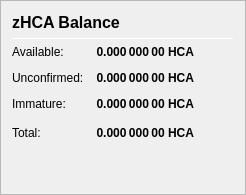
                   <widget class="QFrame" name="frame_ZerocoinBalances">
                    <property name="frameShape">
                     <enum>QFrame::StyledPanel</enum>
                    </property>
                    <property name="frameShadow">
                     <enum>QFrame::Raised</enum>
                    </property>
                    <layout class="QVBoxLayout" name="verticalLayout_7">
                     <item>
                      <layout class="QHBoxLayout" name="horizontalLayout_8" stretch="0,0,0">
                       <item>
                        <widget class="QLabel" name="label_5z_3">
                         <property name="minimumSize">
                          <size>
                           <width>0</width>
                           <height>20</height>
                          </size>
                         </property>
                         <property name="font">
                          <font>
                           <pointsize>12</pointsize>
                           <weight>75</weight>
                           <bold>true</bold>
                          </font>
                         </property>
                         <property name="text">
                          <string>zHCA Balance</string>
                         </property>
                        </widget>
                       </item>
                       <item>
                        <spacer name="horizontalSpacer_11">
                         <property name="orientation">
                          <enum>Qt::Horizontal</enum>
                         </property>
                         <property name="sizeHint" stdset="0">
                          <size>
                           <width>40</width>
                           <height>20</height>
                          </size>
                         </property>
                        </spacer>
                       </item>
                      </layout>
                     </item>
                     <item>
                      <widget class="Line" name="line_ZerocoinBalance">
                       <property name="minimumSize">
                        <size>
                         <width>0</width>
                         <height>1</height>
                        </size>
                       </property>
                       <property name="maximumSize">
                        <size>
                         <width>16777215</width>
                         <height>1</height>
                        </size>
                       </property>
                       <property name="orientation">
                        <enum>Qt::Horizontal</enum>
                       </property>
                      </widget>
                     </item>
                     <item>
                      <layout class="QGridLayout" name="gridLayout_5">
                       <property name="spacing">
                        <number>12</number>
                       </property>
                       <item row="1" column="0">
                        <widget class="QLabel" name="labelzBalanceMatureText">
                         <property name="toolTip">
                          <string>Mature: more than 20 confirmation and more than 1 mint of the same denomination after it was minted.
These zHCA are spendable.</string>
                         </property>
                         <property name="text">
                          <string>Available:</string>
                         </property>
                        </widget>
                       </item>
                       <item row="1" column="1">
                        <widget class="QLabel" name="labelzBalanceMature">
                         <property name="font">
                          <font>
                           <weight>75</weight>
                           <bold>true</bold>
                          </font>
                         </property>
                         <property name="toolTip">
                          <string>Mature: more than 20 confirmation and more than 1 mint of the same denomination after it was minted.
These zHCA are spendable.</string>
                         </property>
                         <property name="text">
                          <string notr="true">0.000 000 00 HCA</string>
                         </property>
                         <property name="alignment">
                          <set>Qt::AlignRight|Qt::AlignTrailing|Qt::AlignVCenter</set>
                         </property>
                        </widget>
                       </item>
                       <item row="2" column="0">
                        <widget class="QLabel" name="labelzBalanceUnconfirmedText">
                         <property name="toolTip">
                          <string>Unconfirmed: less than 20 confirmations
Immature: confirmed, but less than 1 mint of the same denomination after it was minted</string>
                         </property>
                         <property name="text">
                          <string>Unconfirmed:</string>
                         </property>
                        </widget>
                       </item>
                       <item row="2" column="1">
                        <widget class="QLabel" name="labelzBalanceUnconfirmed">
                         <property name="font">
                          <font>
                           <weight>75</weight>
                           <bold>true</bold>
                          </font>
                         </property>
                         <property name="toolTip">
                          <string>Unconfirmed: less than 20 confirmations
Immature: confirmed, but less than 1 mint of the same denomination after it was minted</string>
                         </property>
                         <property name="text">
                          <string notr="true">0.000 000 00 HCA</string>
                         </property>
                         <property name="alignment">
                          <set>Qt::AlignRight|Qt::AlignTrailing|Qt::AlignVCenter</set>
                         </property>
                        </widget>
                       </item>
                       <item row="3" column="0">
                        <widget class="QLabel" name="labelzBalanceImmatureText">
                         <property name="toolTip">
                          <string>Unconfirmed: less than 20 confirmations
Immature: confirmed, but less than 1 mint of the same denomination after it was minted</string>
                         </property>
                         <property name="text">
                          <string>Immature:</string>
                         </property>
                        </widget>
                       </item>
                       <item row="3" column="1">
                        <widget class="QLabel" name="labelzBalanceImmature">
                         <property name="font">
                          <font>
                           <weight>75</weight>
                           <bold>true</bold>
                          </font>
                         </property>
                         <property name="toolTip">
                          <string>Unconfirmed: less than 20 confirmations
Immature: confirmed, but less than 1 mint of the same denomination after it was minted</string>
                         </property>
                         <property name="text">
                          <string notr="true">0.000 000 00 HCA</string>
                         </property>
                         <property name="alignment">
                          <set>Qt::AlignRight|Qt::AlignTrailing|Qt::AlignVCenter</set>
                         </property>
                        </widget>
                       </item>
                       <item row="4" column="0">
                        <widget class="QLabel" name="labelzBalanceText">
                         <property name="toolTip">
                          <string>Your current zHCA balance, unconfirmed and immature zHCA included.</string>
                         </property>
                         <property name="text">
                          <string>Total:</string>
                         </property>
                        </widget>
                       </item>
                       <item row="4" column="1">
                        <widget class="QLabel" name="labelzBalance">
                         <property name="font">
                          <font>
                           <weight>75</weight>
                           <bold>true</bold>
                          </font>
                         </property>
                         <property name="cursor">
                          <cursorShape>IBeamCursor</cursorShape>
                         </property>
                         <property name="toolTip">
                          <string>Your current zHCA balance, unconfirmed and immature zHCA included.</string>
                         </property>
                         <property name="text">
                          <string notr="true">0.000 000 00 HCA</string>
                         </property>
                         <property name="alignment">
                          <set>Qt::AlignRight|Qt::AlignTrailing|Qt::AlignVCenter</set>
                         </property>
                         <property name="textInteractionFlags">
                          <set>Qt::LinksAccessibleByMouse|Qt::TextSelectableByKeyboard|Qt::TextSelectableByMouse</set>
                         </property>
                        </widget>
                       </item>
                       <item row="4" column="2">
                        <spacer name="horizontalSpacer_4">
                         <property name="orientation">
                          <enum>Qt::Horizontal</enum>
                         </property>
                         <property name="sizeHint" stdset="0">
                          <size>
                           <width>40</width>
                           <height>20</height>
                          </size>
                         </property>
                        </spacer>
                       </item>
                      </layout>
                     </item>
                     <item>
                      <spacer name="verticalSpacer_4">
                       <property name="orientation">
                        <enum>Qt::Vertical</enum>
                       </property>
                       <property name="sizeHint" stdset="0">
                        <size>
                         <width>20</width>
                         <height>40</height>
                        </size>
                       </property>
                      </spacer>
                     </item>
                    </layout>
                   </widget>
